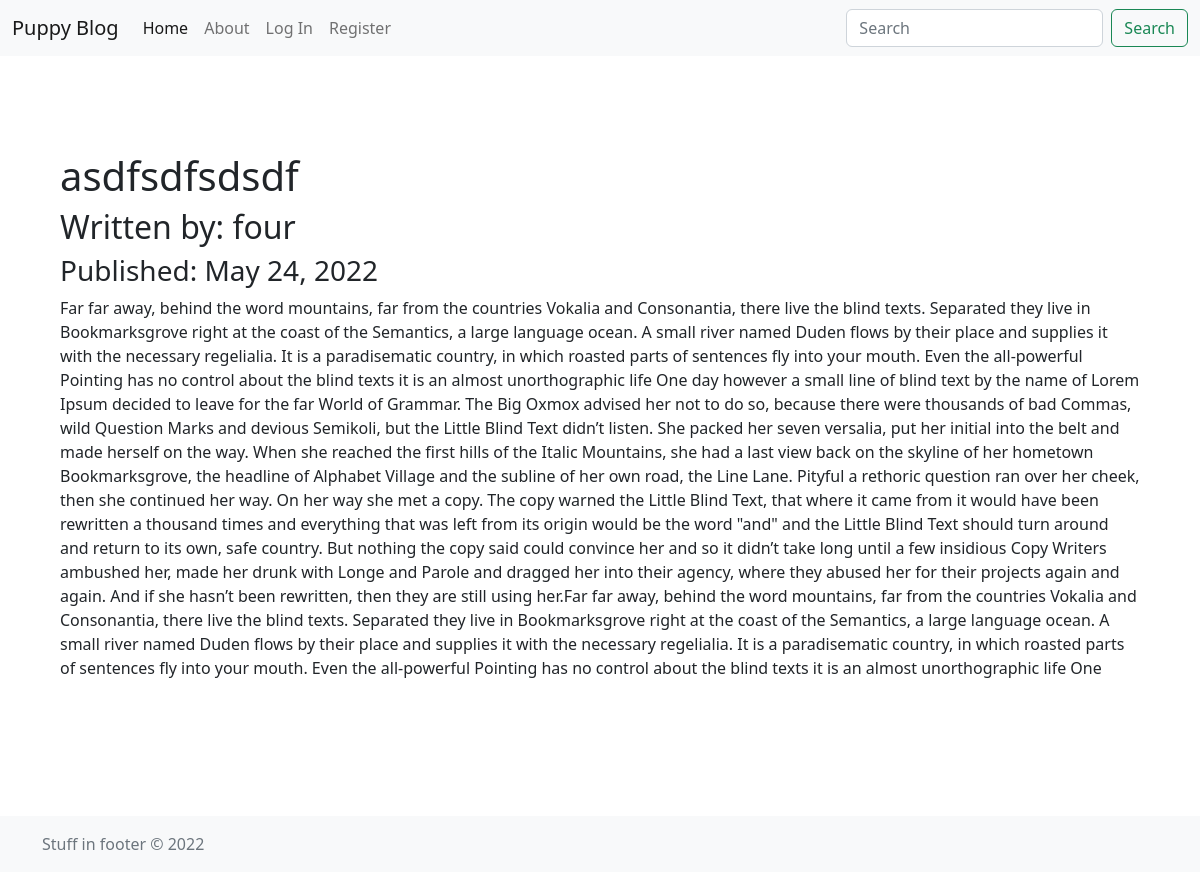
/2, run on the app's committed database.
### puppyblog/models.py (models this page shows, shortened)
class BlogPost(db.Model):
    users = db.relationship(User)
    id = db.Column(db.Integer, primary_key=True)
    user_id = db.Column(db.Integer, db.ForeignKey('users.id'), nullable=False)
    date = db.Column(db.DateTime, nullable=False, default=datetime.utcnow)
    title = db.Column(db.String(140), nullable=False)
    text = db.Column(db.Text, nullable=False)

class User(db.Model, UserMixin):
    __tablename__ = 'users'
    id = db.Column(db.Integer, primary_key=True)
    profile_image = db.Column(db.String(64),nullable=False,default='default_profile.png')
    email = db.Column(db.String(64),unique=True,index=True)
    username = db.Column(db.String(64), unique=True, index=True)
    password_hash = db.Column(db.String(128))
    posts = db.relation('BlogPost',backref='author',lazy=True)

### puppyblog/users/views.py (the view)
@users.route("/<username>")
def user_posts(username):
    page = request.args.get('page', 1, type=int)
    user = User.query.filter_by(username=username).first_or_404()
    blog_posts = BlogPost.query.filter_by(author=user).\
        order_by(BlogPost.date.desc()).paginate(page=page,per_page=5)
    return render_template('user_blog_posts.html',blog_posts=blog_posts,user=user)

### puppyblog/blogposts/views.py (called while the page is built)
@blog_posts.route('/<int:blog_post_id>')
def blog_post(blog_post_id):
    blog_post = BlogPost.query.get_or_404(blog_post_id)
    return render_template('blog_post.html', post=blog_post)

### puppyblog/templates/blog_post.html (shortened to what this page needs)
{% extends 'base.html' %}
{% block content %}
<h1>{{ post.title }}</h1>
<h2>Written by: {{ post.author.username }}</h2>
<h3>Published: {{ post.date.strftime('%B %d, %Y') }}</h3>
<p>{{ post.text }}</p>
{% endblock %}

### data on the page
BlogPost: title "asdfsdfsdsdf", date "May 24, 2022", text "Far far away, behind the word mountains, far from the countries Vokalia and Consonantia, there live the blind texts. Separated they live in Bookmarksgrove right at the coast of the Semantics, a large language ocean. A small river named Duden flows by their place and supplies it with the necessary regelialia. It is a paradisematic country, in which roasted parts of sentences fly into your mouth. Even the all-powerful Pointing has no control about the blind texts it is an almost unorthographic life One day however a small line of blind text by the name of Lorem Ipsum decided to leave for the far World of Grammar. The Big Oxmox advised her not to do so, because there were thousands of bad…"
User: author.username "four"
